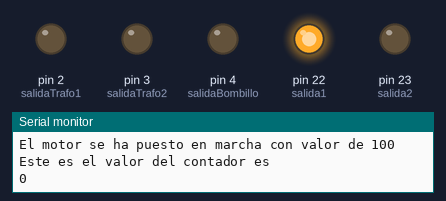
The program below on a simulated Arduino Mega 2560, built with avr-gcc and run on an emulated ATmega2560. On the bench: output pins drawn as LEDs (lit = HIGH), the last lines printed to the serial monitor. At 27.3 s the program stops and its outputs stay as they are.

Above: at 0.1 s.
At 6.1 s:
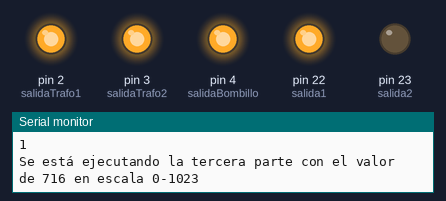
At 9.2 s:
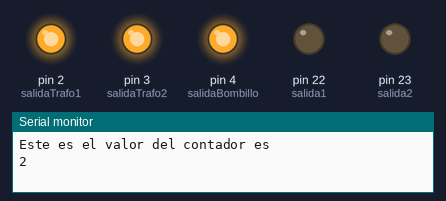
At 10.2 s:
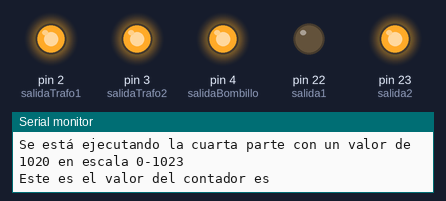
At 16.3 s:
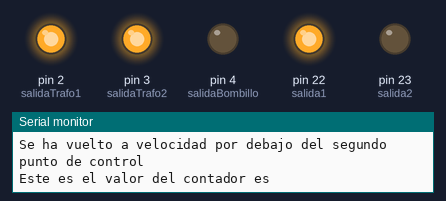
Timing chart, 0 to 20.7 s (numbered marks = the images above):
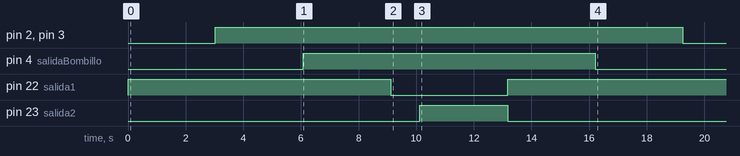

Measured:
- by itself, pin 2 (salidaTrafo1), pin 3 (salidaTrafo2): LOW → HIGH at 3.0 s, → LOW 16.2 s later
- by itself, pin 4 (salidaBombillo): LOW → HIGH at 6.1 s, → LOW 10.1 s later
- by itself, pin 22 (salida1): LOW → HIGH at 0.00 s, → LOW 9.1 s later, → HIGH 4.0 s later
- by itself, pin 23 (salida2): LOW → HIGH at 10.1 s, → LOW 3.0 s later

The program:

main.cpp
```cpp
#include <Arduino.h>
//Definir las salidas que regulan el sentido del giro
//se definen salidas digitales
int salida1 = 22;
int salida2 = 23;
//Definir las salidas para el encendido del transformador
int salidaTrafo1 = 2;
int salidaTrafo2 = 3;
//Definir la salidas para encender la bombilla
int salidaBombillo = 4;
//Definir la salida que va a controlar la velocidad de giro
//Esta debe ser una señal PWM
int velocidadGiro = 5;
//Definir pin para leer la entrada del potenciómetro
int entradaPotenciometro = 6;

//Variablea para controlar los sobrepasos de los límites
bool limite1 = false;
bool limite2 = false;
bool limite3 = false;

//Creando un arreglo para realizar la prueba
int myArray[] = {100,358,716,1020,716,358,100, 50};
int contador = 0;
void setup() {
  //Se declaran los pines como salidas
  pinMode(22,OUTPUT);
  pinMode(23,OUTPUT);
  pinMode(2,OUTPUT);
  pinMode(3,OUTPUT);
  pinMode(4,OUTPUT);
  pinMode(5,OUTPUT);
  //Se declara la entrada para el potenciómetro
  pinMode(5,INPUT);
  Serial.begin(9600);
}

void loop() {

  //Para realizar las pruebas vamos a alterar este valor mandando valores entre 0 y 1023

  //int valorResistenciaPotenciometro = analogRead(6);
  int valorResistenciaPotenciometro = myArray[contador];

  int salidaControlVelocidadMotor = map(valorResistenciaPotenciometro,0,1023,0,255);

  //Vamos a arrancar el motor desde cero hasta 83
  //Girar motor en sentido horario se deben declarar la salida 22 como HIGH y 23 como LOW
  if(salidaControlVelocidadMotor < 84 && limite1 == false && limite2 == false){
    //Ponemos en marcha el motor
    digitalWrite(salida1,HIGH);
    digitalWrite(salida2,LOW);
    Serial.println("El motor se ha puesto en marcha con valor de 100");
  }

  //El primer punto de control será de 33% o 84 en medida análoga y se habilitará el transformador
  if(salidaControlVelocidadMotor >= 84 && salidaControlVelocidadMotor <= 166 && limite1 == false){
    //Se activa el transformador
    digitalWrite(salidaTrafo1,HIGH);
    digitalWrite(salidaTrafo2,HIGH);
    limite1 = true;
    Serial.println("Se está ejecutando la segunda parte con el valor de 358 en escala 0-1023");
    //El segundo punto de control será de 66% o 166 en medida análoga y se habilitará la bombilla
  }
  if(salidaControlVelocidadMotor > 166 && salidaControlVelocidadMotor < 230 && limite1 == true && limite2 == false){
    //Se activa la bombilla
    digitalWrite(salidaBombillo,HIGH);
    limite2 = true;
    Serial.println("Se está ejecutando la tercera parte con el valor de 716 en escala 0-1023");
  }

  if(salidaControlVelocidadMotor > 230 && limite1 == true && limite2 == true){
    //Paramos el motor
    digitalWrite(salida1,LOW);
    digitalWrite(salida2,LOW);
    delay(1000);
    //Cambiamos el sentido del giro declarando 22 como LOW y 23 como HIGH
    digitalWrite(salida1,LOW);
    digitalWrite(salida2,HIGH);
    limite3 = true;
    Serial.println("Se está ejecutando la cuarta parte con un valor de 1020 en escala 0-1023");
  }
  if(salidaControlVelocidadMotor <= 230 && limite3 == true){
    //Paramos el motor
    digitalWrite(salida1,LOW);
    digitalWrite(salida2,LOW);
    //volvemos a hacer girar en el mismo sentido que al comienzo
    digitalWrite(salida1,HIGH);
    digitalWrite(salida2,LOW);
    limite3 = false;
    Serial.println("Se ha vuelto a velocidad por debajo del tercer punto de control");
  }

  if(salidaControlVelocidadMotor <= 166 && limite2 == true){
    digitalWrite(salidaBombillo,LOW);
    limite2 = false;
    Serial.println("Se ha vuelto a velocidad por debajo del segundo punto de control");
  }

  if(salidaControlVelocidadMotor <= 84 && limite1 == true){
    digitalWrite(salidaTrafo1,LOW);
    digitalWrite(salidaTrafo2,LOW);
    limite1 = false;
    Serial.println("Se ha vuelto a velocidad por debajo del primer punto de control");
  }
  Serial.println("Este es el valor del contador es");
  Serial.println(contador);
  contador++;
  delay(3000);
  if(contador >7){
    Serial.println("El programa se ha detenido");
    delay(2000);
    exit(0);
  }
}
```
